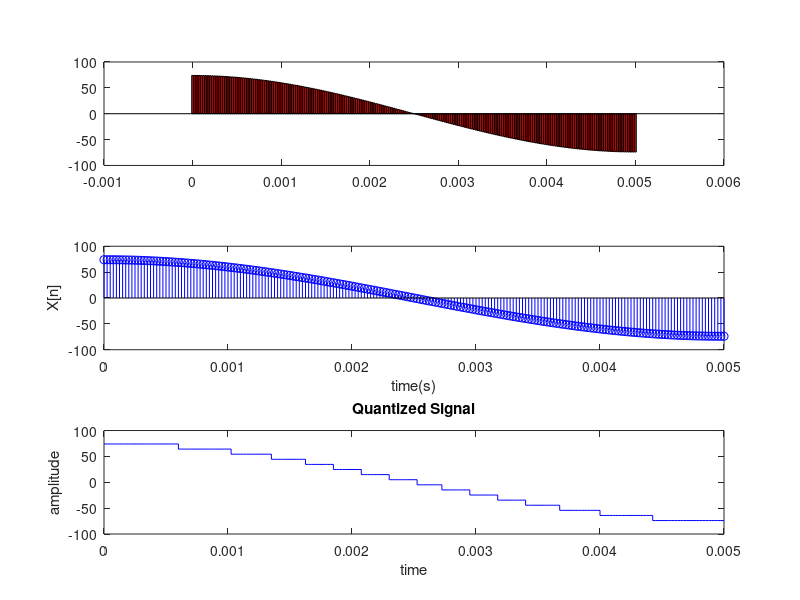

Write MATLAB code to recreate this figure. (Note: this script raises an error after producing the figure.)
A1=74;
A2=11;
CDE=401;
fs= 40e3;
t= 0:1/fs:0.005;
x= A1*cos(2*pi*(CDE*100)*t);
m=4;
L=(2^m)-1;
delta= (max(x)-min(x))/L;
xq= min(x)+(round((x-min(x))/delta)).*delta
subplot(3,1,1)
bar(t,x,'r');
subplot(3,1,2);
stem(t,x,'b');
xlabel('time(s)')
ylabel('X[n]')
subplot(3,1,3);
stairs(t,xq,'b');
title('Quantized Signal');
xlabel('time');
ylabel('amplitude');
codes = dec2bin ((round((x-min(x))/delta)),n)
